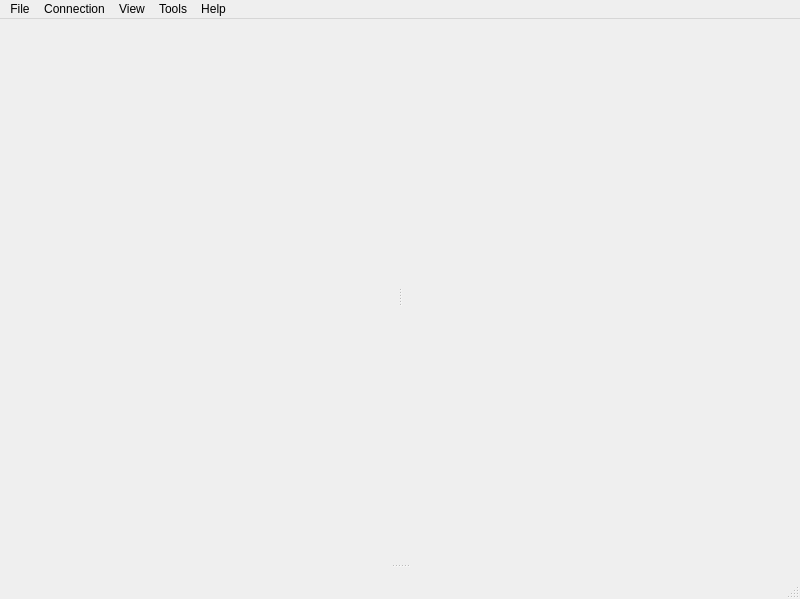
<?xml version="1.0" encoding="UTF-8"?>
<ui version="4.0">
 <class>MainWindow</class>
 <widget class="QMainWindow" name="MainWindow">
  <property name="geometry">
   <rect>
    <x>0</x>
    <y>0</y>
    <width>800</width>
    <height>599</height>
   </rect>
  </property>
  <property name="windowTitle">
   <string>VisionLive</string>
  </property>
  <widget class="QWidget" name="centralwidget">
   <layout class="QGridLayout" name="gridLayout_5">
    <item row="0" column="0">
     <widget class="QSplitter" name="splitter">
      <property name="orientation">
       <enum>Qt::Vertical</enum>
      </property>
      <widget class="QWidget" name="gridLayoutWidget">
       <layout class="QGridLayout" name="gridLayout">
        <item row="0" column="0">
         <widget class="QSplitter" name="splitter_2">
          <property name="orientation">
           <enum>Qt::Horizontal</enum>
          </property>
          <widget class="QWidget" name="gridLayoutWidget_3">
           <layout class="QGridLayout" name="showViewLayout"/>
          </widget>
          <widget class="QWidget" name="gridLayoutWidget_4">
           <layout class="QGridLayout" name="moduleViewLayout"/>
          </widget>
         </widget>
        </item>
       </layout>
      </widget>
      <widget class="QWidget" name="gridLayoutWidget_2">
       <layout class="QGridLayout" name="logViewLayout"/>
      </widget>
     </widget>
    </item>
   </layout>
  </widget>
  <widget class="QMenuBar" name="Menu">
   <property name="geometry">
    <rect>
     <x>0</x>
     <y>0</y>
     <width>800</width>
     <height>21</height>
    </rect>
   </property>
   <widget class="QMenu" name="menuFile">
    <property name="title">
     <string>File</string>
    </property>
    <addaction name="actionLoad_Configuration"/>
    <addaction name="actionSave_Configuration"/>
    <addaction name="separator"/>
    <addaction name="actionExport_Log"/>
    <addaction name="actionExport_Action_Log"/>
   </widget>
   <widget class="QMenu" name="menuConnection">
    <property name="title">
     <string>Connection</string>
    </property>
    <addaction name="actionConnect"/>
    <addaction name="actionDisconnect"/>
    <addaction name="separator"/>
    <addaction name="actionApply_Configuration"/>
   </widget>
   <widget class="QMenu" name="menuView">
    <property name="title">
     <string>View</string>
    </property>
    <widget class="QMenu" name="menuSet_Style_Sheet">
     <property name="title">
      <string>Set Style Sheet</string>
     </property>
     <addaction name="actionDefault"/>
     <addaction name="actionCustom"/>
    </widget>
    <widget class="QMenu" name="menuModule_Access">
     <property name="title">
      <string>Module Access</string>
     </property>
    </widget>
    <widget class="QMenu" name="menuShow">
     <property name="title">
      <string>Show</string>
     </property>
     <addaction name="actionGallery"/>
     <addaction name="actionHW_Info"/>
     <addaction name="actionHistogram"/>
     <addaction name="actionVectorscope"/>
     <addaction name="actionLineView"/>
     <addaction name="actionDefective_Pixels"/>
    </widget>
    <addaction name="menuSet_Style_Sheet"/>
    <addaction name="menuModule_Access"/>
    <addaction name="menuShow"/>
   </widget>
   <widget class="QMenu" name="menuHelp">
    <property name="title">
     <string>Help</string>
    </property>
    <addaction name="actionAbout_VisionLive"/>
    <addaction name="actionAbout_Qt"/>
    <addaction name="actionISP_Documentation"/>
   </widget>
   <widget class="QMenu" name="menuTools">
    <property name="title">
     <string>Tools</string>
    </property>
    <addaction name="actionTest"/>
   </widget>
   <addaction name="menuFile"/>
   <addaction name="menuConnection"/>
   <addaction name="menuView"/>
   <addaction name="menuTools"/>
   <addaction name="menuHelp"/>
  </widget>
  <widget class="QStatusBar" name="Status"/>
  <action name="actionDefault">
   <property name="text">
    <string>Default</string>
   </property>
  </action>
  <action name="actionCustom">
   <property name="text">
    <string>Custom</string>
   </property>
  </action>
  <action name="actionConnect">
   <property name="text">
    <string>Connect</string>
   </property>
   <property name="toolTip">
    <string>Connect</string>
   </property>
   <property name="shortcut">
    <string>Ctrl+Shift+C</string>
   </property>
  </action>
  <action name="actionDisconnect">
   <property name="text">
    <string>Disconnect</string>
   </property>
   <property name="shortcut">
    <string>Ctrl+Shift+D</string>
   </property>
  </action>
  <action name="actionHW_Info">
   <property name="checkable">
    <bool>true</bool>
   </property>
   <property name="text">
    <string>HW Info</string>
   </property>
  </action>
  <action name="actionHistogram">
   <property name="checkable">
    <bool>true</bool>
   </property>
   <property name="text">
    <string>Histogram</string>
   </property>
  </action>
  <action name="actionGallery">
   <property name="checkable">
    <bool>true</bool>
   </property>
   <property name="text">
    <string>Gallery</string>
   </property>
  </action>
  <action name="actionLoad_Configuration">
   <property name="text">
    <string>Load Configuration</string>
   </property>
   <property name="shortcut">
    <string>Ctrl+Shift+L</string>
   </property>
  </action>
  <action name="actionSave_Configuration">
   <property name="text">
    <string>Save Configuration</string>
   </property>
   <property name="shortcut">
    <string>Ctrl+Shift+S</string>
   </property>
  </action>
  <action name="actionApply_Configuration">
   <property name="text">
    <string>Apply Configuration</string>
   </property>
   <property name="shortcut">
    <string>Ctrl+Shift+A</string>
   </property>
  </action>
  <action name="actionVectorscope">
   <property name="checkable">
    <bool>true</bool>
   </property>
   <property name="text">
    <string>Vectorscope</string>
   </property>
  </action>
  <action name="actionDefective_Pixels">
   <property name="checkable">
    <bool>true</bool>
   </property>
   <property name="text">
    <string>Defective Pixels</string>
   </property>
  </action>
  <action name="actionLineView">
   <property name="checkable">
    <bool>true</bool>
   </property>
   <property name="text">
    <string>LineView</string>
   </property>
  </action>
  <action name="actionExport_Log">
   <property name="text">
    <string>Export Log</string>
   </property>
  </action>
  <action name="actionExport_Action_Log">
   <property name="text">
    <string>Export Action Log</string>
   </property>
  </action>
  <action name="actionAbout_VisionLive">
   <property name="text">
    <string>About VisionLive</string>
   </property>
  </action>
  <action name="actionAbout_Qt">
   <property name="text">
    <string>About Qt</string>
   </property>
  </action>
  <action name="actionISP_Documentation">
   <property name="text">
    <string>ISP Documentation</string>
   </property>
  </action>
  <action name="actionTest">
   <property name="text">
    <string>Test</string>
   </property>
  </action>
 </widget>
 <resources/>
 <connections/>
</ui>
